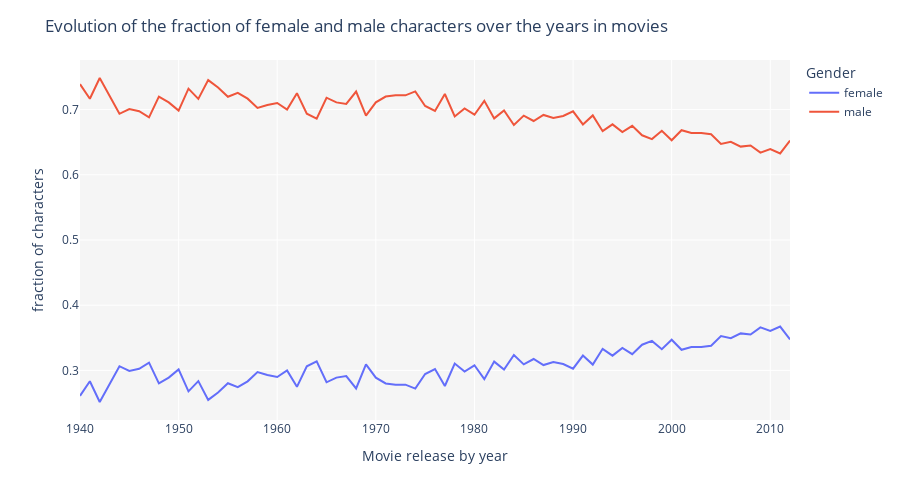

Notebook code for this chart:
### Markdown cell above
Let's also look at the ebvolution of the fraction of female and male characters

### Code cell
#Define function to compute the fraction of female characters in a dataframe
def compute_fraction_f(df):
    nb_total = df['name'].count()
    nb_F = df[df['gender'] == 'F'].name.count()
    
    return nb_F/nb_total

fraction_F = merged_charac.groupby('release_date').apply(lambda x: compute_fraction_f(x))
fraction_M = 1-fraction_F
fraction_F = pd.DataFrame({'female': fraction_F.iloc[:-4], 'male': fraction_M.iloc[:-4]})

fig = px.line(fraction_F, x=fraction_F.index, y = ['female','male'], 
             labels={
                     "variable": "Gender",
                     "value": "fraction of characters",
                     "release_date" : "Movie release by year"
                 })
fig.update_layout(height=500, width=900, plot_bgcolor =  'whitesmoke',
                  title=dict(text='Evolution of the fraction of female and male characters over the years in movies', y=0.96)
)

fig.show()
py.plot(fig, filename='evolution_fraction_overall')

### Figure 1 — Plotly figure (JSON) as saved in the notebook; plotly's stock layout.template omitted (floating-point values rounded to 4 significant figures)
{"data": [{"hovertemplate": "Gender=female<br>Movie release by year=%{x}<br>fraction of characters=%{y}<extra></extra>", "legendgroup": "female", "line": {"color": "#636efa", "dash": "solid"}, "marker": {"symbol": "circle"}, "mode": "lines", "name": "female", "orientation": "v", "showlegend": true, "type": "scatter", "x": [1940, 1941, 1942, 1943, 1944, 1945, 1946, 1947, 1948, 1949, 1950, 1951, 1952, 1953, 1954, 1955, 1956, 1957, 1958, 1959, 1960, 1961, 1962, 1963, 1964, 1965, 1966, 1967, 1968, 1969, 1970, 1971, 1972, 1973, 1974, 1975, 1976, 1977, 1978, 1979, 1980, 1981, 1982, 1983, 1984, 1985, 1986, 1987, 1988, 1989, 1990, 1991, 1992, 1993, 1994, 1995, 1996, 1997, 1998, 1999, 2000, 2001, 2002, 2003, 2004, 2005, 2006, 2007, 2008, 2009, 2010, 2011, 2012], "xaxis": "x", "y": [0.261, 0.2834, 0.2516, 0.2786, 0.3065, 0.2992, 0.3025, 0.3119, 0.2801, 0.289, 0.3016, 0.2679, 0.2836, 0.2548, 0.2662, 0.2804, 0.2743, 0.2833, 0.2974, 0.2929, 0.2899, 0.2999, 0.2748, 0.3064, 0.3139, 0.2818, 0.2889, 0.2914, 0.2724, 0.3093, 0.2889, 0.28, 0.2779, 0.2782, 0.2721, 0.2944, 0.3021, 0.2761, 0.3105, 0.2982, 0.3079, 0.2866, 0.3135, 0.3012, 0.3237, 0.3092, 0.3175, 0.3082, 0.3128, 0.3097, 0.3027, 0.3228, 0.3089, 0.3331, 0.3227, 0.3345, 0.325, 0.3394, 0.3452, 0.3326, 0.3471, 0.3316, 0.3359, 0.336, 0.3378, 0.3528, 0.3493, 0.3568, 0.3551, 0.3661, 0.3606, 0.3673, 0.3475], "yaxis": "y"}, {"hovertemplate": "Gender=male<br>Movie release by year=%{x}<br>fraction of characters=%{y}<extra></extra>", "legendgroup": "male", "line": {"color": "#EF553B", "dash": "solid"}, "marker": {"symbol": "circle"}, "mode": "lines", "name": "male", "orientation": "v", "showlegend": true, "type": "scatter", "x": [1940, 1941, 1942, 1943, 1944, 1945, 1946, 1947, 1948, 1949, 1950, 1951, 1952, 1953, 1954, 1955, 1956, 1957, 1958, 1959, 1960, 1961, 1962, 1963, 1964, 1965, 1966, 1967, 1968, 1969, 1970, 1971, 1972, 1973, 1974, 1975, 1976, 1977, 1978, 1979, 1980, 1981, 1982, 1983, 1984, 1985, 1986, 1987, 1988, 1989, 1990, 1991, 1992, 1993, 1994, 1995, 1996, 1997, 1998, 1999, 2000, 2001, 2002, 2003, 2004, 2005, 2006, 2007, 2008, 2009, 2010, 2011, 2012], "xaxis": "x", "y": [0.739, 0.7166, 0.7484, 0.7214, 0.6935, 0.7008, 0.6975, 0.6881, 0.7199, 0.711, 0.6984, 0.7321, 0.7164, 0.7452, 0.7338, 0.7196, 0.7257, 0.7167, 0.7026, 0.7071, 0.7101, 0.7001, 0.7252, 0.6936, 0.6861, 0.7182, 0.7111, 0.7086, 0.7276, 0.6907, 0.7111, 0.72, 0.7221, 0.7218, 0.7279, 0.7056, 0.6979, 0.7239, 0.6895, 0.7018, 0.6921, 0.7134, 0.6865, 0.6988, 0.6763, 0.6908, 0.6825, 0.6918, 0.6872, 0.6903, 0.6973, 0.6772, 0.6911, 0.6669, 0.6773, 0.6655, 0.675, 0.6606, 0.6548, 0.6674, 0.6529, 0.6684, 0.6641, 0.664, 0.6622, 0.6472, 0.6507, 0.6432, 0.6449, 0.6339, 0.6394, 0.6327, 0.6525], "yaxis": "y"}], "layout": {"height": 500, "legend": {"title": {"text": "Gender"}, "tracegroupgap": 0}, "margin": {"t": 60}, "plot_bgcolor": "whitesmoke", "title": {"text": "Evolution of the fraction of female and male characters over the years in movies", "y": 0.96}, "width": 900, "xaxis": {"anchor": "y", "domain": [0, 1], "title": {"text": "Movie release by year"}}, "yaxis": {"anchor": "x", "domain": [0, 1], "title": {"text": "fraction of characters"}}}}
